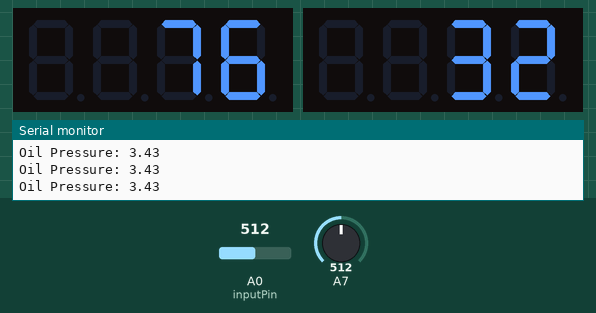
Bench run of a sketch on a simulated Arduino Uno, built with avr-gcc and run on an emulated ATmega328P. Shown: 2 × 4-digit seven-segment display, the last lines printed to the serial monitor. The test bench sets the inputs (shaded band); at power-on: A0 (inputPin) = 512, A7 = 512.

Above: at 1.2 s.
1.3 s: A0 (inputPin) set to 98
At 2.5 s:
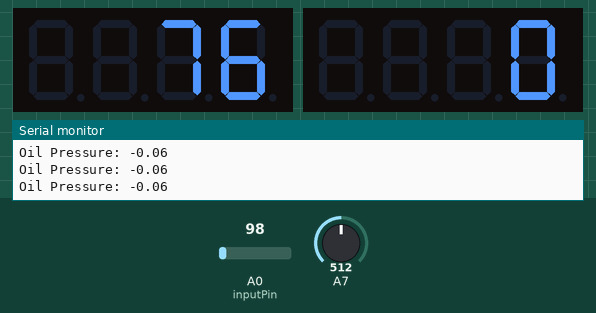
3.1 s: A0 (inputPin) set to 84
At 4.1 s:
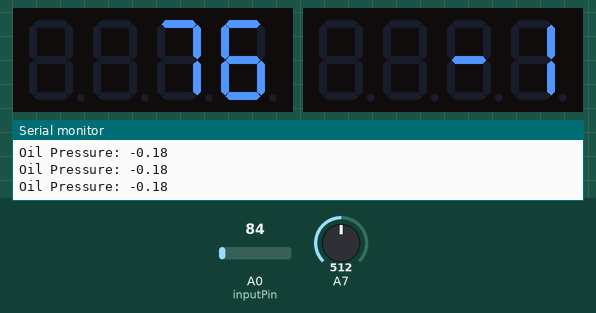
5.1 s: A7 set to 716
At 6.3 s:
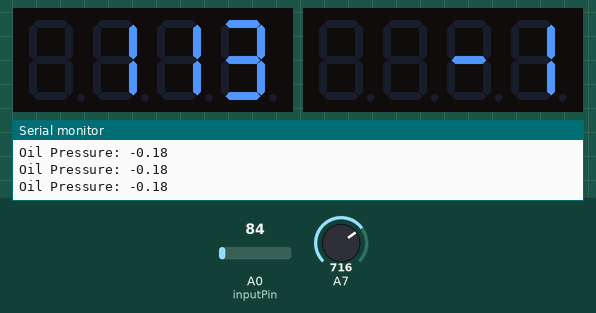
6.6 s: A7 set to 900
At 7.9 s:
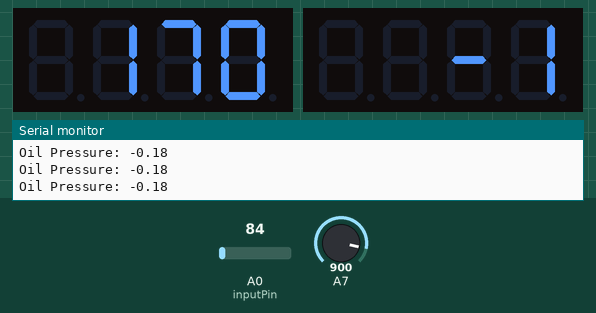
8.2 s: A0 (inputPin) set to 122
At 8.8 s:
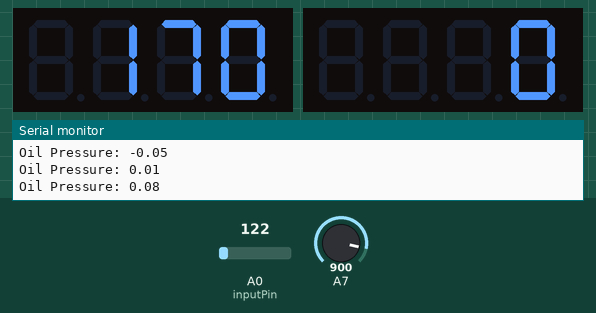
10.4 s: A7 set to 1023
At 10.9 s:
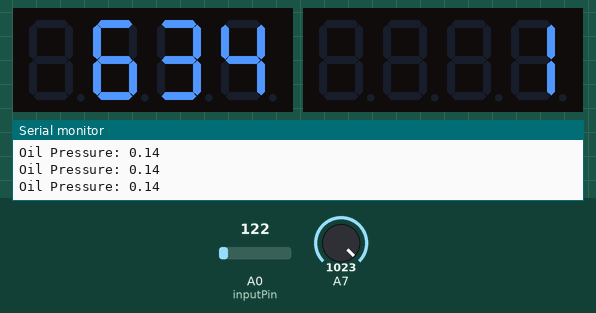
Timing chart, 0 to 12.9 s (numbered marks = the images above; inputs shaded):
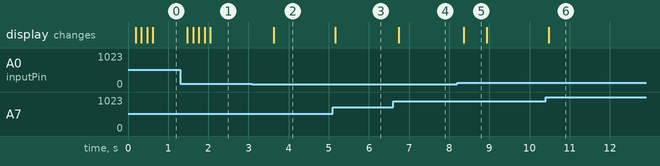

The sketch:

OilGauge.ino
```cpp
#include <Arduino.h>
#include <TM1637Display.h>
#include <math.h>
// Module connection pins (Digital Pins)
#define CLKR 3
#define DIOR 2

#define CLKL 10
#define DIOL 9


int offset = 105; // zero pressure calibrate
int fullScale = 922; // max pressure calibrate
float pressure; // final pressure

TM1637Display displayR(CLKR, DIOR);
TM1637Display displayL(CLKL, DIOL);

// value to determine the size of the readings array.
const int numReadings = 5;

int readings[numReadings];      // the readings from the analog input
int readIndex = 0;              // the index of the current reading
int total = 0;                  // the running total
int average = 0;                // the average

int inputPin = A0;

void setup()
{
  Serial.begin(9600);
    // initialize all the readings to 0:
    for (int thisReading = 0; thisReading < numReadings; thisReading++) {
    readings[thisReading] = 0;
  }
}

double Thermister(int RawADC) {  //Function to perform the fancy math of the Steinhart-Hart equation
 double Temp;
 Temp = log(((10240000/RawADC) - 10000));
 Temp = 1 / (0.001129148 + (0.000234125 + (0.0000000876741 * Temp * Temp ))* Temp );
 Temp = Temp - 273.15;              // Convert Kelvin to Celsius
 Temp = (Temp * 9.0)/ 5.0 + 32.0; // Celsius to Fahrenheit - comment out this line if you need Celsius
 return Temp;
}


void loop()
{
  int tempVal=analogRead(7);      //Read the analog port 0 and store the value in val
  double temp=Thermister(tempVal);   //Runs the fancy math on the raw analog value
  // Serial.print ("Oil Temperature: "); // Change this if monitoring another type of fluid
  // Serial.println(temp);   //Print the value to the serial port

  // float pressure = (analogRead(A0) - offset) * 6.89476  / (fullScale - offset); // pressure conversion

   // subtract the last reading:
  total = total - readings[readIndex];
  // read from the sensor:
  readings[readIndex] = analogRead(inputPin);
  // add the reading to the total:
  total = total + readings[readIndex];
  // advance to the next position in the array:
  readIndex = readIndex + 1;

  // if we're at the end of the array...
  if (readIndex >= numReadings) {
    // ...wrap around to the beginning:
    readIndex = 0;
  }


  // calculate the average:
  average = total / numReadings;

  float pressure = (average - offset) * 6.89476  / (fullScale - offset); // pressure conversion


  int psi =int(pressure*14.5038);
  Serial.print("Oil Pressure: ");
  Serial.println(pressure);
  // Serial.println(int(pressure*14.5038));

  displayR.setBrightness(0x0f);
  displayR.showNumberDec(temp);

  displayL.setBrightness(0x0f);
  displayL.showNumberDec(psi*.66 ) ;

  delay(100);
}
```

Measured:
- the behaviour switches between 89 and 88 on A0 (inputPin) (found by bisection; images 1 and 2)
- after the input at 1.3 s, the display: first changes after 0.18 s (image 1 shows a later state)
- after the input at 3.1 s, the display: changes after 0.53 s (image 2)
- after the input at 5.1 s, the display: changes after 0.07 s (image 3)
- after the input at 6.6 s, the display: changes after 0.14 s (image 4)
- after the input at 8.2 s, the display: changes after 0.16 s (image 5)
- after the input at 10.4 s, the display: changes after 0.07 s (image 6)
